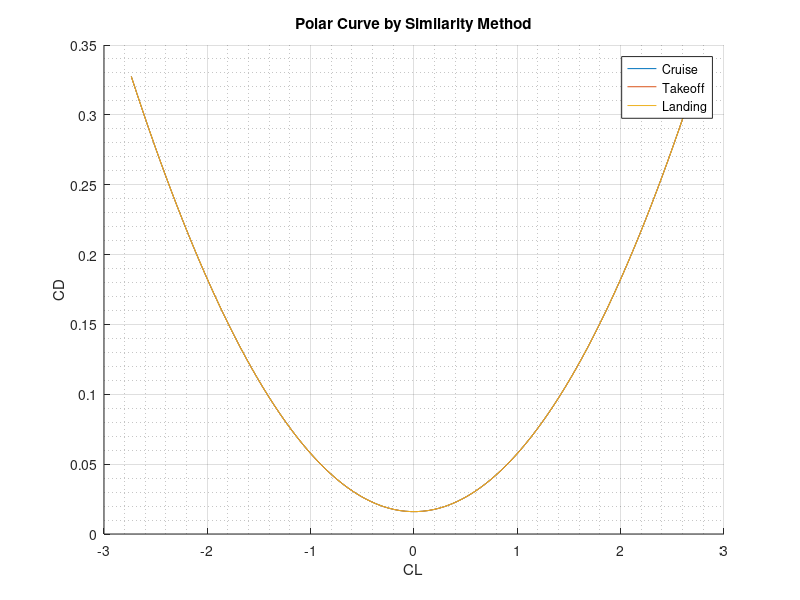

The MATLAB source for this figure:
clc
clear
%% Polar Graphing
%Estimated Values by Similarity
CD0 = 0.016;
oswald = 0.85;

%Parameters and cosntants
pi = 3.141592;
points = 100;
CL_max = [0.243 1.684 2.736]; %Cruise, takeoff and landing

%Some design values
S = 21.34;
AR = 9;
b = sqrt(AR*S);


%% Coeficient Vectors
%Creem les arrays de zeros
CD = zeros(3,points);
L_D = zeros(3,points/2);


%Omplim els vectors de Cl max
CL = linspace(-CL_max(3),CL_max(3),points);


for j = 1:3
    for i = 1:points
    CD(j,i) = CD0 + CL(i)^2/(pi*AR*oswald);
    
        if CL(i)>=0
        L_D(j,i) = CL(i)/CD(j,i);
        end

    end
end

%Plotting
figure(1)
hold on
title('Polar Curve by Similarity Method')
xlabel('CL')
ylabel('CD')
grid on
grid minor


plot(CL,CD(1,:)); %Cruise
plot(CL,CD(2,:)); %Takeoff
plot(CL,CD(3,:)); %Landing

hold off

legend('Cruise','Takeoff','Landing')



